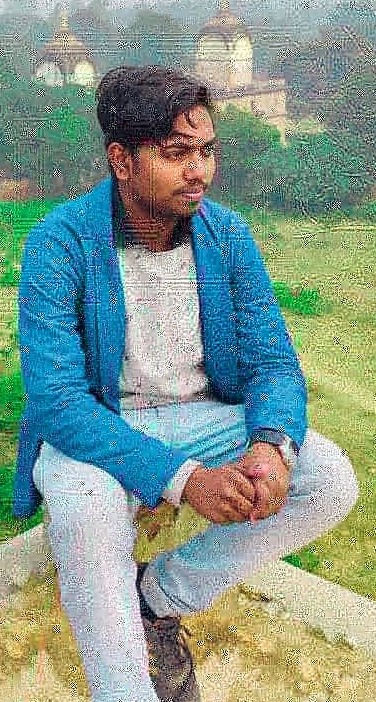
#> input picture imagefacial/lena.jpg, 376 x 702 px
$ python 6.py
#> lines starting #> are read from the running program, lines starting #| are printed output that depends on the picture
# Hue : 0-180 ,saturaion: 0-255,value :0-255

import cv2

img=cv2.imread('lena.jpg')
#> img is the input picture: shape (702, 376, 3); mean B, G, R 141.8, 152.6, 130.6


dim = (500, 500)
# resize image
resized = cv2.resize(img, dim, interpolation=cv2.INTER_AREA)
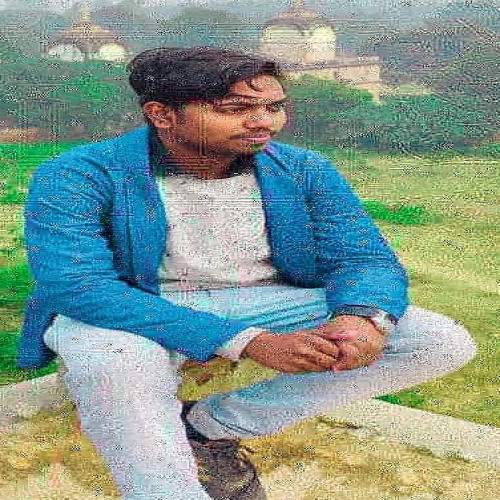
#> resized: shape (500, 500, 3); mean B, G, R 141.7, 152.5, 130.5

print('Resized Dimensions : ', resized.shape)
#| Resized Dimensions :  (500, 500, 3)

cv2.imshow("Resized image", resized)

img_HSV=cv2.cvtColor(resized,cv2.COLOR_BGR2HSV)
#> img_HSV: shape (500, 500, 3); mean H, S, V 69.6, 96.3, 169.5
cv2.imshow('Hsv Image',img_HSV)

cv2.imshow('Hue channel',img_HSV[:,:,0])
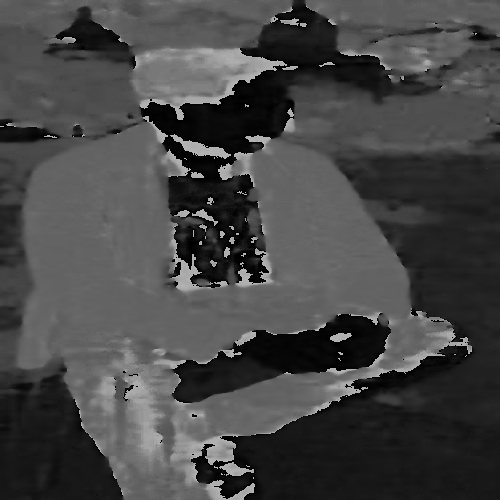
#> window 'Hue channel': shape (500, 500); min 0, max 179, mean 69.6

cv2.imshow('Saturation',img_HSV[:,:,1])
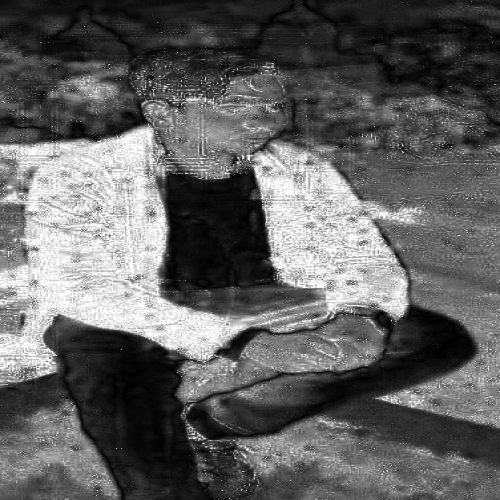
#> window 'Saturation': shape (500, 500); min 0, max 255, mean 96.3

cv2.imshow('Value channel',img_HSV[:,:,2])
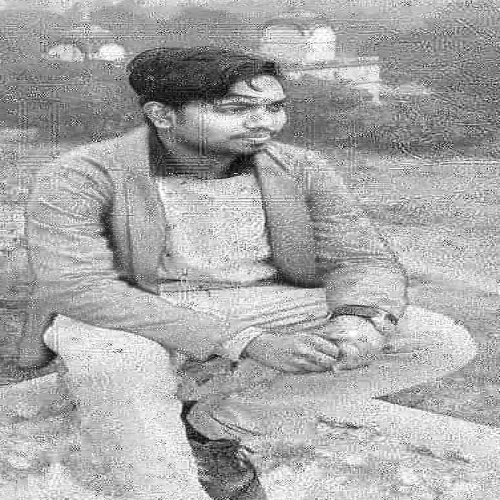
#> window 'Value channel': shape (500, 500); min 6, max 255, mean 169.5

cv2.waitKey(0)

cv2.destroyAllWindows()
